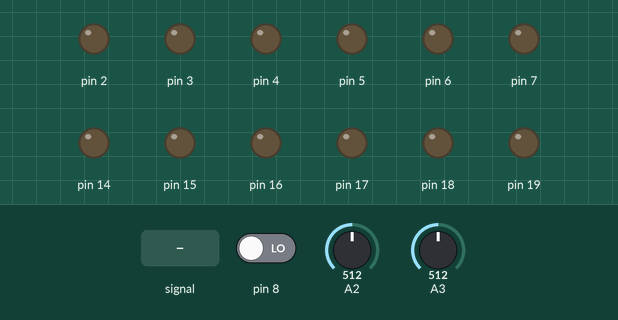
This sketch was run on a simulated Arduino Uno, built with avr-gcc and run on an emulated ATmega328P. On the bench: output pins drawn as LEDs (lit = HIGH). Dashed ring = blinking. The test bench sets the inputs (shaded band); at power-on: pin 8 LOW, A3 = 512, A2 = 512. Pins used as bus, display or sensor lines are not drawn; what the sketch prints to the serial monitor is not drawn.

Above: at 0.8 s.
0.9 s: A3 fed a 2 Hz sine of ±306 counts around its level
At 1.37 s:
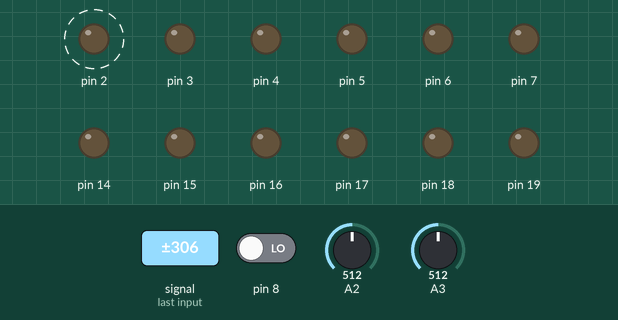
3.9 s: pin 8 driven HIGH
At 4.37 s:
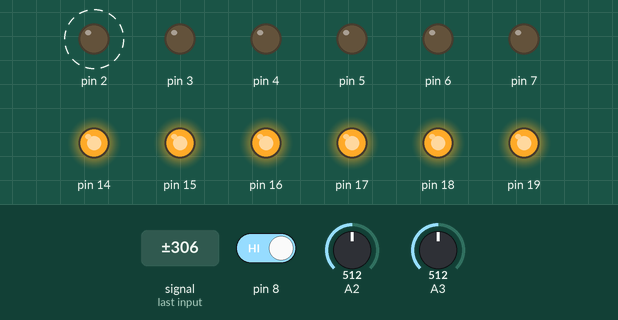
6.9 s: A3 set to 810
11.4 s: A2 set to 90
At 11.8 s:
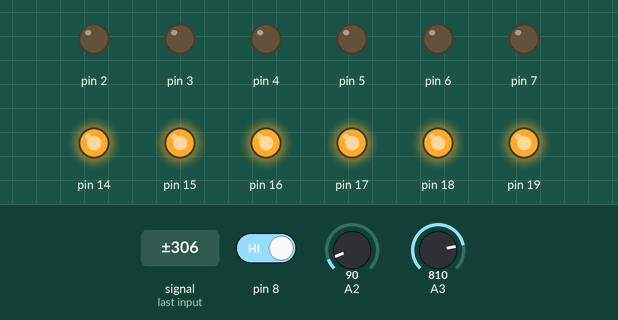
12.9 s: A2 set to 122
At 14.2 s:
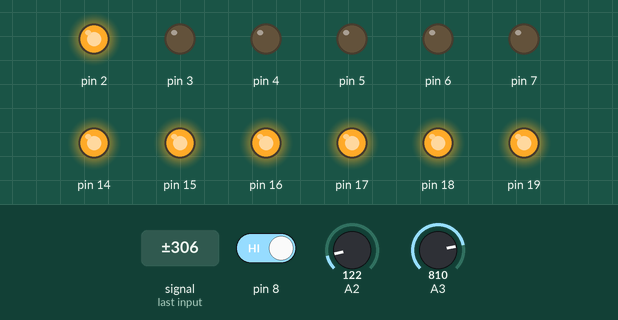
Timing chart, 0 to 15.4 s (numbered marks = the images above; inputs shaded):
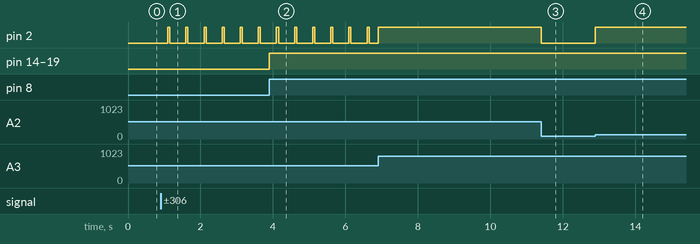

The sketch:

Exp_16_Obs_1.ino
```cpp
#include<avr/io.h>
#include<util/delay.h>
#define checkbit(x,y) ((x) & (y))
#define bitn(p) (0x01 << (p))
int main (void)
{
  int x;
  int y;
  Serial.begin(2000000);
  DDRD = 0xFF;
  DDRC = 0xFF;
  DDRB = 0x00;
  while (true)
  {
    ADMUX = 0x42;
    ADCSRA = 0xC7;
    while (ADCSRA & (1 << ADSC));
    y = ADCW;
    ADMUX = 0x43;
    ADCSRA = 0xC7;
    while (ADCSRA & (1 << ADSC));
    x = ADCW;
    Serial.print("Y-axis:");
    Serial.print(y);
    Serial.print("x-axis:");
    Serial.println(x);
    if (PINB & 0x01)
    {
      PORTC = 0xFF;
    }
    else
    {
      PORTC = 0;
    }
    if(x < 100)
    {
      PORTB = 0b00000001;
    }
    if(x < 800)
    {
      PORTD = 0b00000010;
    }
    else if(y > 100)
    {
      PORTD = 0b00000100;
    }
    else if(y > 800)
    {
      PORTD = 0b00001000;
    }
    else
    {
      PORTD = 0b00000000;
    }
}
}
```

Measured:
- after the input at 0.9 s, pin 2: alternates HIGH for 0.06 s and LOW for 0.44 s, starting after 0.20 s
- after the input at 3.9 s, pin 14–19: LOW → HIGH at once
- after the input at 11.4 s, pin 2: HIGH → LOW at once
- after the input at 12.9 s, pin 2: LOW → HIGH at once
